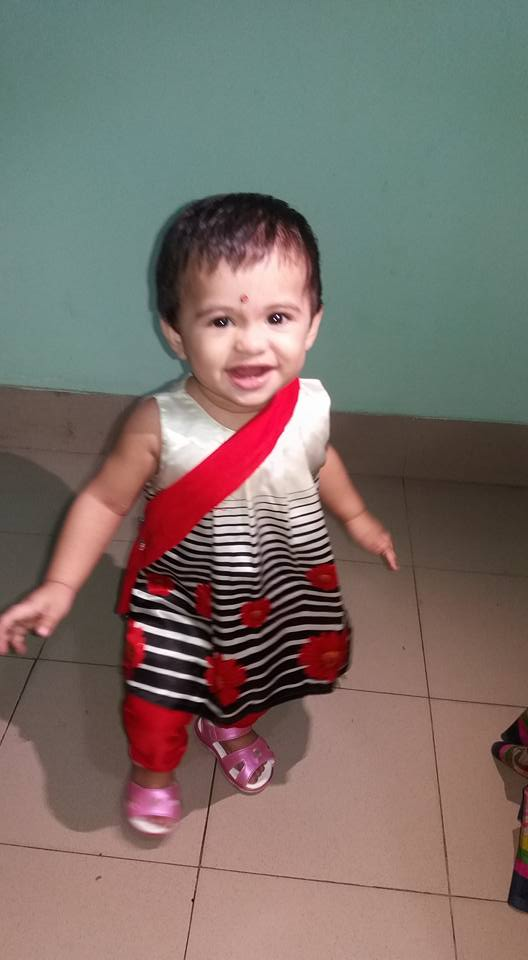
#> input picture pil/a.jpg, 528 x 960 px
$ python merge.py
#> lines starting #> are read from the running program, lines starting #| are printed output that depends on the picture
from PIL import Image

arisha = Image.open("a.jpg")
#> arisha is the input picture: PIL image 528x960 RGB; mean R, G, B 123.7, 111.5, 105.6
we = Image.open("c.jpg")
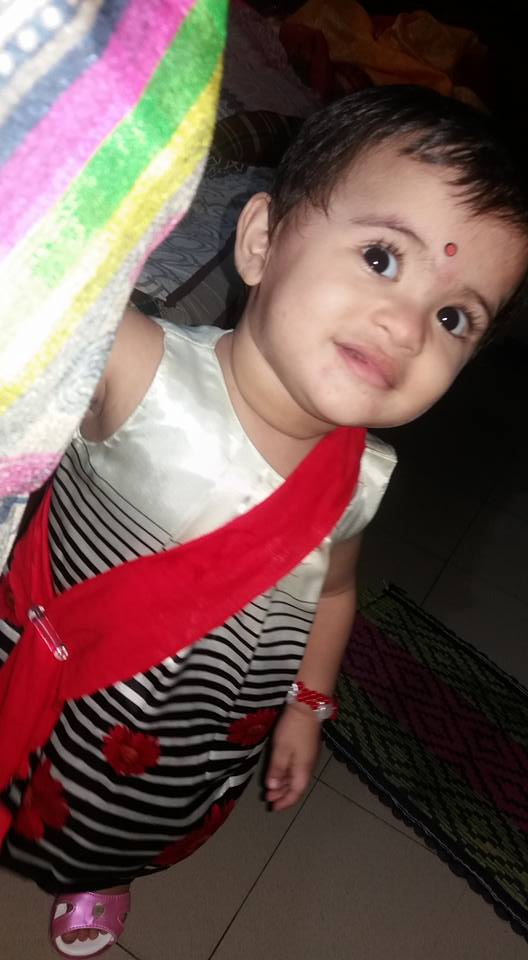
#> input picture pil/c.jpg, 528 x 960 px
#> we is the input picture: PIL image 528x960 RGB; mean R, G, B 111.1, 84, 80.4
print(we.size)
#| (528, 960)
print(arisha.size)
#| (528, 960)
# print(arisha.mode)
r, g, b = arisha.split()
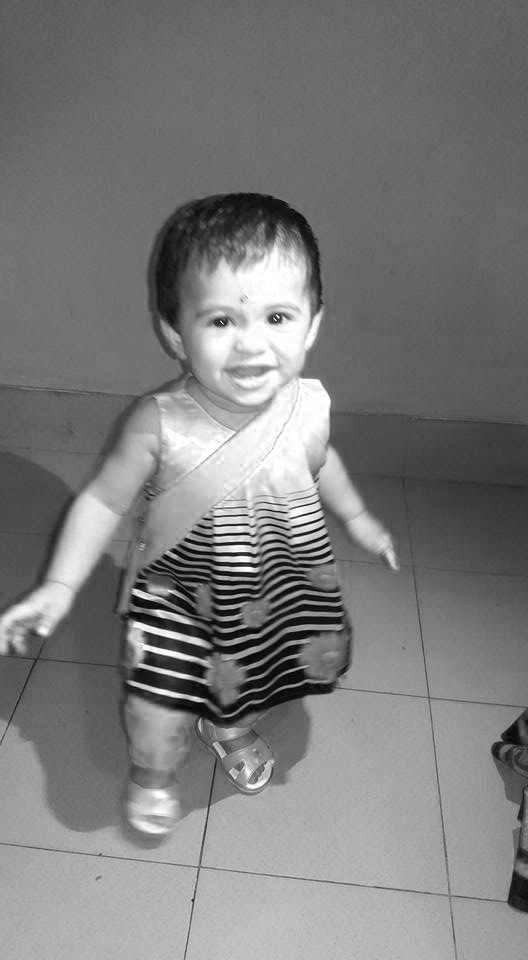
#> r: PIL image 528x960 L; min 0, max 255, mean 123.7
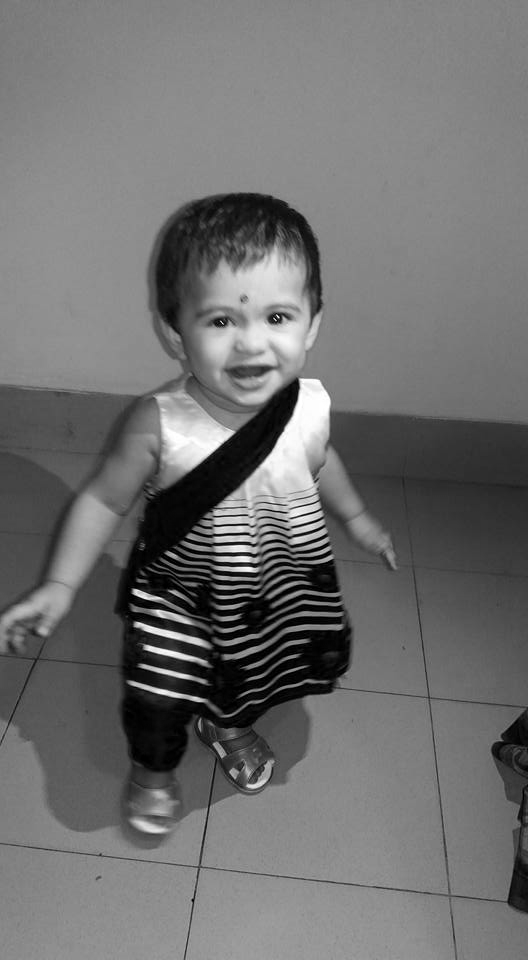
#> g: PIL image 528x960 L; min 0, max 255, mean 111.5
r1, g1, b1 = we.split()
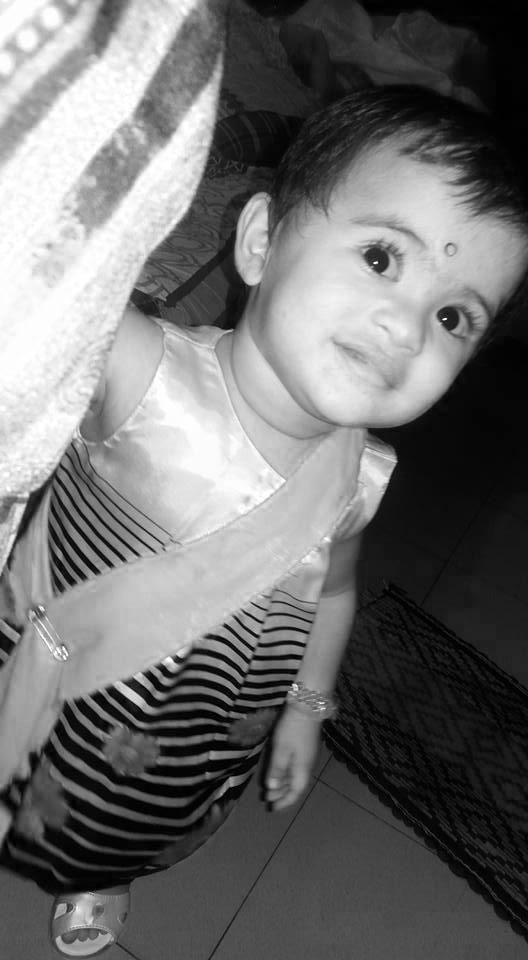
#> r1: PIL image 528x960 L; min 0, max 255, mean 111.1
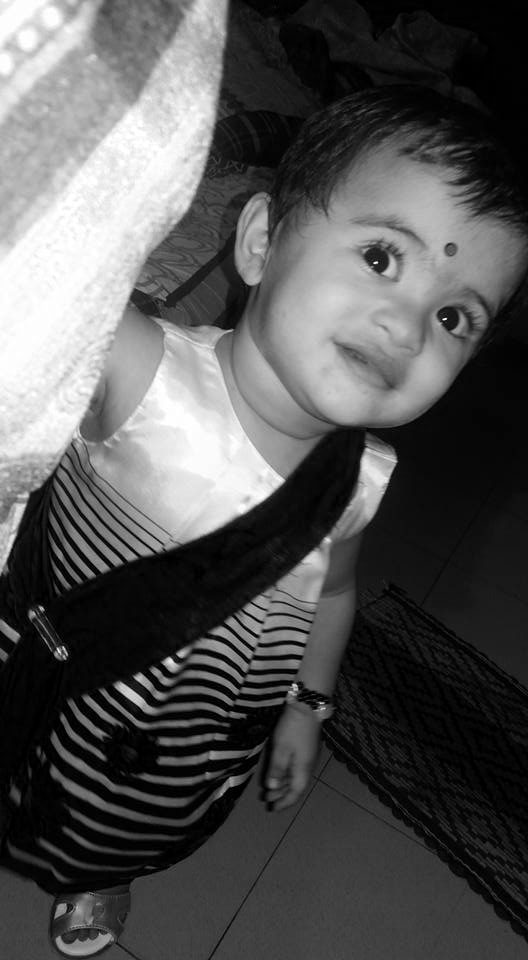
#> g1: PIL image 528x960 L; min 0, max 255, mean 84
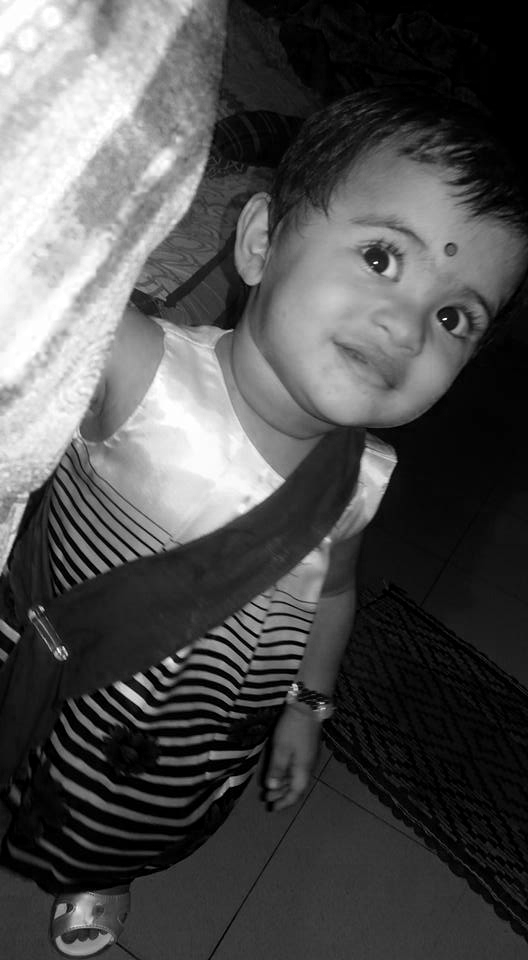
#> b1: PIL image 528x960 L; min 0, max 255, mean 80.4
new_img = Image.merge("RGB", (r1, g, b1))
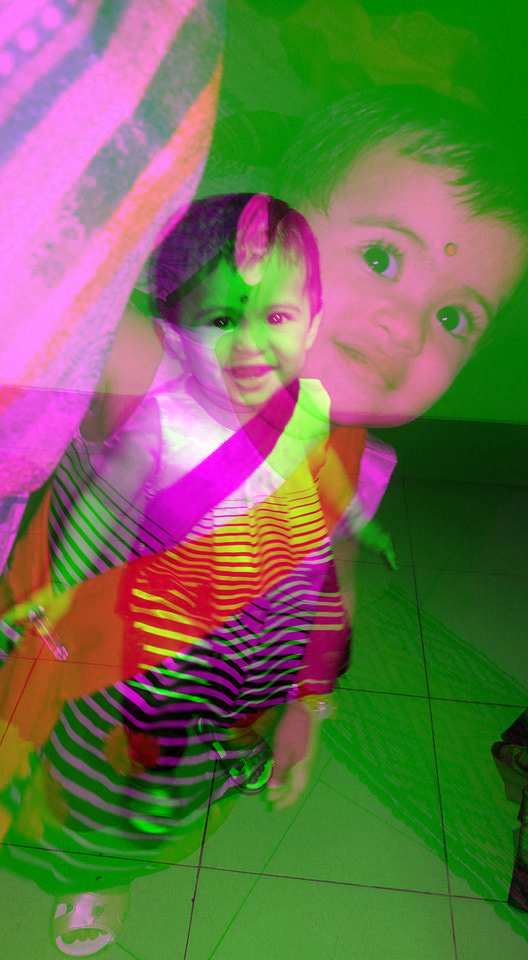
#> new_img: PIL image 528x960 RGB; mean R, G, B 111.1, 111.5, 80.4
# new_img = Image.merge('RGB', (b, g, r))

new_img.show()
